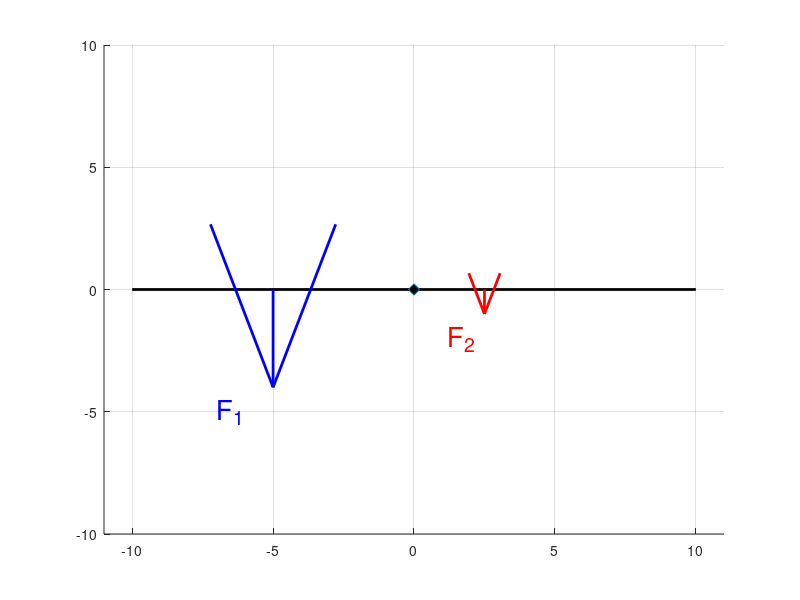

Write MATLAB code to recreate this figure.
% Prog_04b.m: Moments.
figure
hold on
grid on
% Axis limits.
axis([-11 11 -10 10])
% Horizontal axis line.
plot([-10 10], [0 0], 'k', 'LineWidth', 2)
% Point at origin (diamond marker).
plot(0, 0, 'd', 'MarkerSize', 8, 'MarkerFaceColor', 'k')
% Arrows.
quiver(-5, 0, 0, -4, 0, 'b', 'LineWidth', 2, 'MaxHeadSize', 1)
quiver(2.5, 0, 0, -1, 0, 'r', 'LineWidth', 2, 'MaxHeadSize', 1)
% Text annotations.
text(-7, -5, 'F_1', 'FontSize', 20, 'Color', 'b')
text(1.2, -2, 'F_2', 'FontSize', 20, 'Color', 'r')
% Calculation.
x = (5*5 - 2*2.5)/3;
fprintf('x = %.4f m\n', x)
hold off
% End Prog_04b.m.
